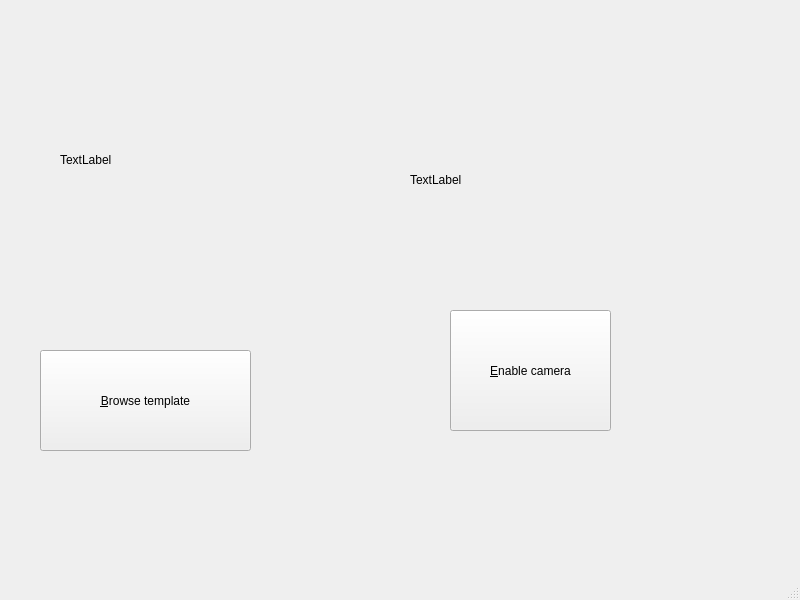
<?xml version="1.0" encoding="UTF-8"?>
<ui version="4.0">
 <class>MainWindow</class>
 <widget class="QMainWindow" name="MainWindow">
  <property name="geometry">
   <rect>
    <x>0</x>
    <y>0</y>
    <width>800</width>
    <height>600</height>
   </rect>
  </property>
  <property name="windowTitle">
   <string>SIFT Demo</string>
  </property>
  <widget class="QWidget" name="centralwidget">
   <widget class="QPushButton" name="browse_button">
    <property name="geometry">
     <rect>
      <x>40</x>
      <y>350</y>
      <width>211</width>
      <height>101</height>
     </rect>
    </property>
    <property name="text">
     <string>&amp;Browse template</string>
    </property>
    <property name="autoRepeatInterval">
     <number>100</number>
    </property>
   </widget>
   <widget class="QPushButton" name="toggle_cam_button">
    <property name="geometry">
     <rect>
      <x>450</x>
      <y>310</y>
      <width>161</width>
      <height>121</height>
     </rect>
    </property>
    <property name="text">
     <string>&amp;Enable camera</string>
    </property>
   </widget>
   <widget class="QLabel" name="template_label">
    <property name="geometry">
     <rect>
      <x>60</x>
      <y>40</y>
      <width>320</width>
      <height>240</height>
     </rect>
    </property>
    <property name="text">
     <string>TextLabel</string>
    </property>
   </widget>
   <widget class="QLabel" name="live_image_label">
    <property name="geometry">
     <rect>
      <x>410</x>
      <y>60</y>
      <width>320</width>
      <height>240</height>
     </rect>
    </property>
    <property name="text">
     <string>TextLabel</string>
    </property>
   </widget>
  </widget>
  <widget class="QMenuBar" name="menubar">
   <property name="geometry">
    <rect>
     <x>0</x>
     <y>0</y>
     <width>800</width>
     <height>22</height>
    </rect>
   </property>
  </widget>
  <widget class="QStatusBar" name="statusbar"/>
 </widget>
 <resources/>
 <connections/>
</ui>
